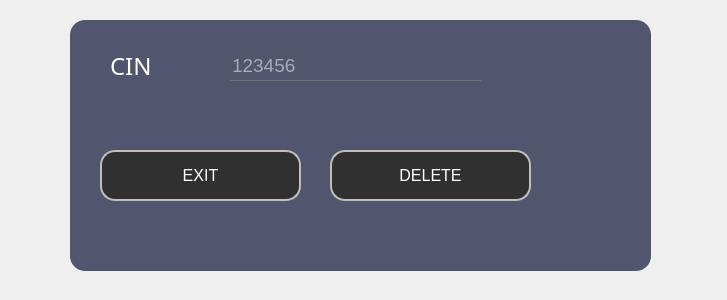
<?xml version="1.0" encoding="UTF-8"?>
<ui version="4.0">
 <class>aaaa</class>
 <widget class="QDialog" name="aaaa">
  <property name="geometry">
   <rect>
    <x>0</x>
    <y>0</y>
    <width>727</width>
    <height>300</height>
   </rect>
  </property>
  <property name="windowTitle">
   <string>Dialog</string>
  </property>
  <property name="styleSheet">
   <string notr="true">*{
    background:url(C:/hammerrrm.jpg) ;
}</string>
  </property>
  <widget class="QFrame" name="add_employee">
   <property name="geometry">
    <rect>
     <x>70</x>
     <y>20</y>
     <width>581</width>
     <height>251</height>
    </rect>
   </property>
   <property name="styleSheet">
    <string notr="true">QFrame
{
	background:#51556e;
    border-radius:15px;
}</string>
   </property>
   <property name="frameShape">
    <enum>QFrame::StyledPanel</enum>
   </property>
   <property name="frameShadow">
    <enum>QFrame::Raised</enum>
   </property>
   <widget class="QLabel" name="label_8">
    <property name="geometry">
     <rect>
      <x>380</x>
      <y>450</y>
      <width>231</width>
      <height>171</height>
     </rect>
    </property>
    <property name="text">
     <string/>
    </property>
    <property name="pixmap">
     <pixmap>D:/QTprojet/smart court.png</pixmap>
    </property>
    <property name="scaledContents">
     <bool>true</bool>
    </property>
   </widget>
   <widget class="QPushButton" name="pb_supp">
    <property name="geometry">
     <rect>
      <x>260</x>
      <y>130</y>
      <width>201</width>
      <height>51</height>
     </rect>
    </property>
    <property name="font">
     <font>
      <pointsize>12</pointsize>
     </font>
    </property>
    <property name="styleSheet">
     <string notr="true">*{
color:white;
border-radius: 15px;
background:#303030;
border: 2px solid #bfbeba;
}

*:hover
{
	color:#303030;
	border-radius:15px;
	background:white;
border: 2px solid #bfbeba;
}</string>
    </property>
    <property name="text">
     <string>DELETE</string>
    </property>
   </widget>
   <widget class="QLineEdit" name="le_supp">
    <property name="geometry">
     <rect>
      <x>160</x>
      <y>30</y>
      <width>251</width>
      <height>31</height>
     </rect>
    </property>
    <property name="font">
     <font>
      <pointsize>14</pointsize>
     </font>
    </property>
    <property name="acceptDrops">
     <bool>true</bool>
    </property>
    <property name="styleSheet">
     <string notr="true">*{
background:transparent;
border:none;
color:white;
border-bottom:1px solid #717072;
}</string>
    </property>
    <property name="inputMask">
     <string/>
    </property>
    <property name="text">
     <string/>
    </property>
    <property name="maxLength">
     <number>32767</number>
    </property>
    <property name="echoMode">
     <enum>QLineEdit::Normal</enum>
    </property>
    <property name="placeholderText">
     <string>123456</string>
    </property>
   </widget>
   <widget class="QLabel" name="label_2">
    <property name="geometry">
     <rect>
      <x>40</x>
      <y>20</y>
      <width>51</width>
      <height>51</height>
     </rect>
    </property>
    <property name="styleSheet">
     <string notr="true">*{
    font-family:century gothic;
    font-size:24px;
	color:white;
}

</string>
    </property>
    <property name="text">
     <string>CIN</string>
    </property>
   </widget>
   <widget class="QPushButton" name="EXIT">
    <property name="geometry">
     <rect>
      <x>30</x>
      <y>130</y>
      <width>201</width>
      <height>51</height>
     </rect>
    </property>
    <property name="font">
     <font>
      <pointsize>12</pointsize>
     </font>
    </property>
    <property name="styleSheet">
     <string notr="true">*{
color:white;
border-radius: 15px;
background:#303030;
border: 2px solid #bfbeba;
}

*:hover
{
	color:#303030;
	border-radius:15px;
	background:white;
border: 2px solid #bfbeba;
}</string>
    </property>
    <property name="text">
     <string>EXIT</string>
    </property>
   </widget>
   <zorder>label_8</zorder>
   <zorder>pb_supp</zorder>
   <zorder>label_2</zorder>
   <zorder>le_supp</zorder>
   <zorder>EXIT</zorder>
  </widget>
 </widget>
 <resources/>
 <connections/>
</ui>
